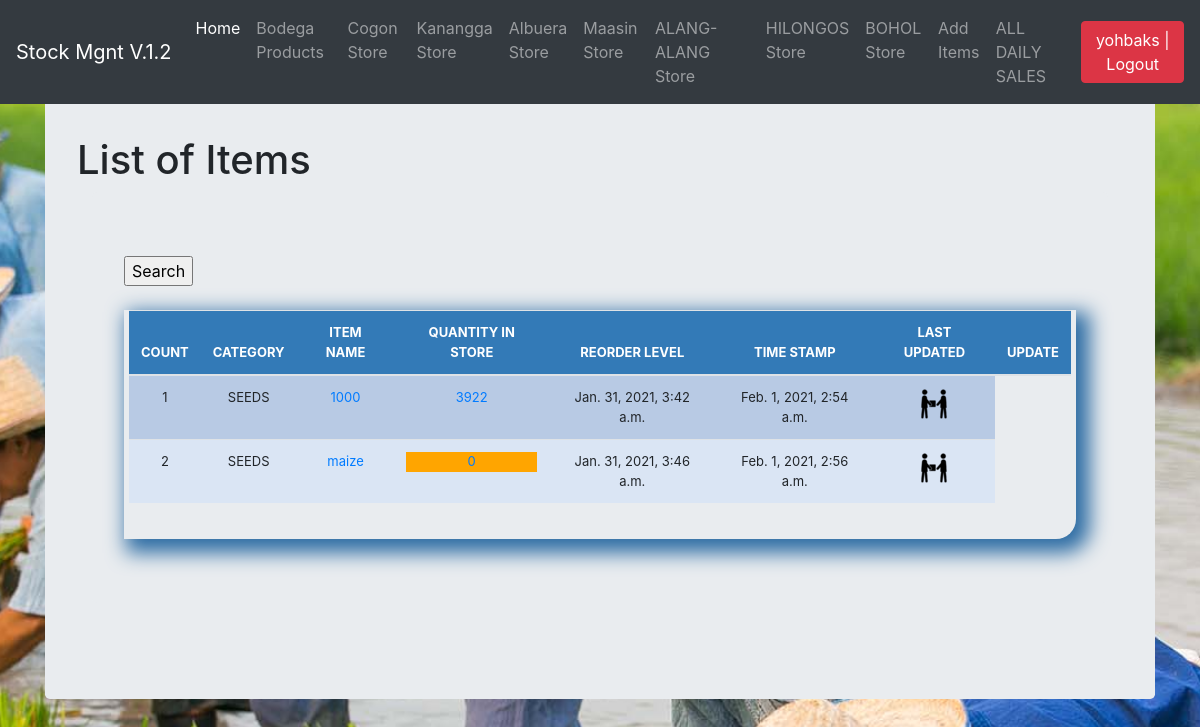
Page /cogon_items/ (signed in) on the committed database.
### stockmgmt/models.py (models this page shows, shortened)
class All_Store(models.Model):
    name = models.CharField(max_length=100, blank=True, null=True, verbose_name='Store name', choices=issue_to_category)
    slug = models.SlugField(unique=True, null=False, default='na')
    def get_absolute_url(self):
        return reverse('store', kwargs={'slug': self.slug})

class Stock(models.Model):
    category = models.ForeignKey(Category, on_delete=models.CASCADE, blank=True)
    sub_category = models.ForeignKey(SubCategory, on_delete=models.CASCADE, blank=True,null=True,verbose_name='UNIT')
    item_name = models.CharField(max_length=50, blank=True, null=True)
    quantity = models.IntegerField(default='0', blank=True, null=True)
    receive_quantity = models.IntegerField(default='0', blank=True, null=True,verbose_name='Quantity')
    receive_by = models.CharField(max_length=50, blank=True, null=True)
    issue_quantity = models.IntegerField(default='0', blank=True, null=True)
    issue_by = models.CharField(max_length=50, blank=True, null=True, choices=issue_to_category)
    issue_by_model = models.ForeignKey(All_Store, on_delete=models.CASCADE, blank=True, null=True,
                                       related_name='issue_to_model')
    ordered_items=models.IntegerField(blank=True, null=True,default=0,verbose_name='Number of items')
    issue_to = models.CharField(max_length=50, blank=True, null=True, choices=issue_to_category)
    issue_to_model = models.ForeignKey(All_Store, on_delete=models.CASCADE, blank=True, null=True,
                                       related_name='issue_by_model')
    phone_number = models.CharField(max_length=50, blank=True, null=True)
    created_by = models.CharField(max_length=50, blank=True, null=True)
    reorder_level = models.IntegerField(default='0', blank=True, null=True)
    last_updated = models.DateTimeField(auto_now_add=False, auto_now=True)
    timestamp = models.DateTimeField(auto_now_add=True, auto_now=False)
    price = models.IntegerField(default='0', blank=True, null=True)

class Category(models.Model):
    name = models.CharField(max_length=50, blank=True, null=True)
    def __str__(self):
        return self.name

### stockmgmt/views.py (the view)
# urls.py: path('cogon_items/', views.cogon_items, name='cogon_items'),
def cogon_items(request):
    title = 'List of Items'
    queryset = Stock.objects.filter(issue_to__icontains='Cogon')
    all_store = All_Store.objects.all()
    context = {
        'stores':all_store,
        "title": title,
        "queryset": queryset,
    }
    return render(request, "cogon_items.html", context)

### stockmgmt/templates/cogon_items.html (shortened to what this page needs)
{% extends "base.html" %}
{% load crispy_forms_tags %}
{% load static %}
{% block body %}
<main role="main" class="container">
  <div class="jumbotron">
    	<form method='POST' action=''>{% csrf_token %}
        <input type="submit" value='Search'/>
    </form>
      <div class="display_table">
    <table class='table'>
        <thead>
          <tr>
            <th>COUNT</th>
            <th>CATEGORY</th>
            <th>ITEM NAME</th>
            <th>QUANTITY IN STORE</th>
            <th>REORDER LEVEL</th>
            <th>TIME STAMP</th>
            <th>LAST UPDATED</th>
            <th>UPDATE</th>
          </tr>
        </thead>
      {% for instance in queryset %}
          <tr>
            <td>{{forloop.counter}}</td>
            <td>{{instance.category}}</td>
            <td><a href="{% url 'update_items' instance.id %}">{{instance.item_name}}</a></td>
            <td>
                  {% if instance.quantity <= instance.reorder_level %}
                  <div style="background-color: orange;">
                      <a href="{% url 'stock_detail' instance.id %}">{{instance.quantity}}</a></div>
                  {% else %}
                <a href="{% url 'stock_detail' instance.id %}">{{instance.quantity}}</a>
                  {% endif %}
            </td>
            <td>{{instance.timestamp}}</td>
            <td>{{instance.last_updated}}</td>
            <td>
                <a href="{% url 'stock_detail' instance.id %}"><img src="{% static 'img/update.png' %}"></a>
            </td>
          </tr>
      {% endfor %}
    </table>
    </div>
  </div>
</main>
{% endblock %}

### stockmgmt/templates/navbar.html (shortened to what this page needs)
  <nav class="navbar navbar-expand-md navbar-dark fixed-top bg-dark">
  <a class="navbar-brand" href="/">Stock Mgnt V.1.2</a>
  <div class="collapse navbar-collapse" id="navbarCollapse">
    <ul class="navbar-nav mr-auto">
      <li class="nav-item active">
        <a class="nav-link" href="/">Home <span class="sr-only">(current)</span></a>
      </li>
        {% if request.user.is_authenticated %}
      <li class="nav-item">
        <a class="nav-link" href="/list_items">Bodega Products</a>
        </li>
        {% for shop in stores %}
            {% if shop.name != 'BODEGA' %}
            <li class="nav-item">
        <a class="nav-link" href="{{ shop.get_absolute_url }}">{{ shop.name }} Store</a>
      </li>
            {% endif %}
        {% endfor %}
            <li class="nav-item">
        <a class="nav-link" href="/add_items">Add Items</a>
      </li>
      <li class="nav-item">
        <a class="nav-link" href="{% url 'all_sales' %}" tabindex="-1" aria-disabled="true">ALL DAILY SALES</a>
      </li>
        {% endif %}
    </ul>
          <ul class="navbar-nav">
        {% if request.user.is_authenticated %}
        <li><a href="/accounts/logout"><button class="btn btn-danger">{{ user }} | Logout</button></a></li>
        {% else %}
        <li><a href="/accounts/login">Login</a></li>
        {% endif %}
    </ul>
  </div>
</nav>

### stockmgmt/static/css/stylesheet.css (style rules this page uses)
body { background-color: #34eb6b; }
.table { font-size: 13px; text-align: center; width: 95%; margin: auto; }
.table tr:nth-child(odd) { background: #B8CAE4 }
.table tr:nth-child(even) { background: #dae5f4 }
th { background-color: #337ab7; color: white; }
.display_table { border-bottom-right-radius: 20px; padding-left: 5px; padding-right: 5px; padding-bottom: 20px; box-shadow: 8px 8px 20px 6px #2e6da4; }
body { background-image: url("../img/bg.jpg"); background-position: center; background-repeat: no-repeat; background-size: cover; }

### stockmgmt/static/css/navbar-top-fixed.css (style rules this page uses)
body { min-height: 75rem; padding-top: 4.5rem; }

### rows in the picture
All_Store: name "Cogon"
All_Store: name "Kanangga"
All_Store: name "Albuera"
All_Store: name "Maasin"
All_Store: name "ALANG-ALANG"
All_Store: name "HILONGOS"
All_Store: name "BOHOL"
Stock: category "SEEDS", item_name "1000", quantity "3922", timestamp "Jan. 31, 2021, 3:42 a.m.", last_updated "Feb. 1, 2021, 2:54 a.m."
Stock: category "SEEDS", item_name "maize", quantity "0", timestamp "Jan. 31, 2021, 3:46 a.m.", last_updated "Feb. 1, 2021, 2:56 a.m."

### other values in the picture
{{ user }} "yohbaks"
{{ title }} "List of Items"
